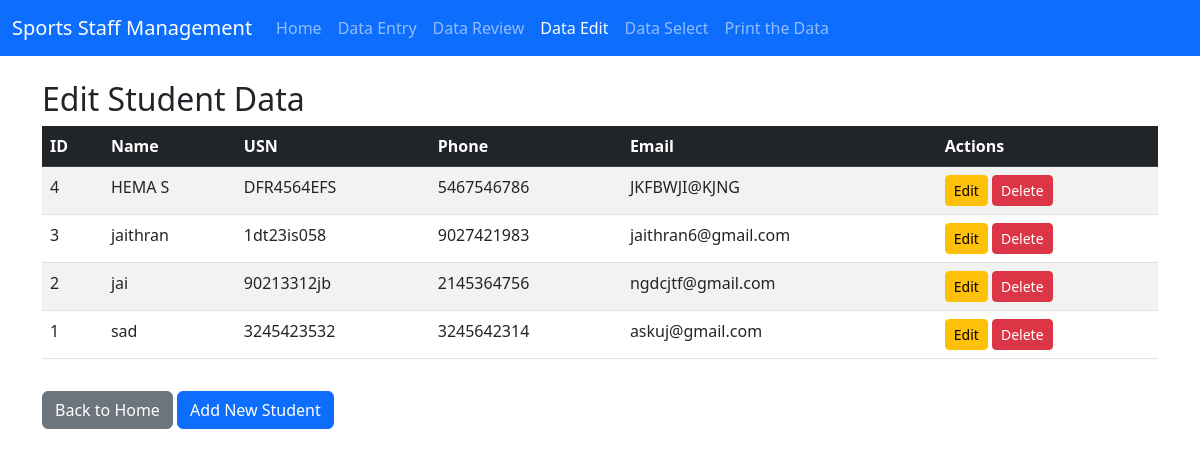
The app's page /data-edit with its own data.
### tables this page shows
CREATE TABLE students (
            id INTEGER PRIMARY KEY AUTOINCREMENT,
            name TEXT NOT NULL,
            dob TEXT,
            mother_name TEXT,
            father_name TEXT,
            branch_sem TEXT,
            usn TEXT UNIQUE,
            phone TEXT,
            email TEXT,
            photo_path TEXT,
            sports TEXT
        , blood_group TEXT, gender TEXT, branch TEXT, semester TEXT);

### app.py (the view)
@app.route('/data-edit')
def data_edit():
    conn = get_db_connection()
    c = conn.cursor()
    c.execute('SELECT id, name, usn, phone, email FROM students ORDER BY id DESC')
    students = c.fetchall()
    conn.close()
    return render_template('data_edit.html', students=students)

### app.py (called while the page is built)
@app.context_processor
def utility_processor():
    return dict(get_photo_url=get_photo_url)

### db.py (called while the page is built)
def get_db_connection():
    db_url = os.environ.get("DATABASE_URL")
    if db_url:
        return psycopg2.connect(db_url)
    else:
        return sqlite3.connect("students.db")

### templates/data_edit.html (shortened to what this page needs)
<!DOCTYPE html>
<html lang="en">
<head>
    <link href="https://cdn.jsdelivr.net/npm/bootstrap@5.3.0/dist/css/bootstrap.min.css" rel="stylesheet">
</head>
<body>
    <nav class="navbar navbar-expand-lg navbar-dark bg-primary">
        <div class="container-fluid">
            <a class="navbar-brand" href="{{ url_for('home') }}">Sports Staff Management</a>
            <div class="collapse navbar-collapse" id="navbarNav">
                <ul class="navbar-nav">
                    <li class="nav-item"><a class="nav-link" href="{{ url_for('home') }}">Home</a></li>
                    <li class="nav-item"><a class="nav-link" href="{{ url_for('data_entry') }}">Data Entry</a></li>
                    <li class="nav-item"><a class="nav-link" href="{{ url_for('data_view') }}">Data Review</a></li>
                    <li class="nav-item"><a class="nav-link active" href="{{ url_for('data_edit') }}">Data Edit</a></li>
                    <li class="nav-item"><a class="nav-link" href="{{ url_for('data_select') }}">Data Select</a></li>
                    <li class="nav-item"><a class="nav-link" href="{{ url_for('report') }}">Print the Data</a></li>
                </ul>
            </div>
        </div>
    </nav>
    <div class="container mt-4">
        <h2>Edit Student Data</h2>
        {% if students %}
        <div class="table-responsive">
            <table class="table table-striped table-hover">
                <thead class="table-dark">
                    <tr>
                        <th>ID</th>
                        <th>Name</th>
                        <th>USN</th>
                        <th>Phone</th>
                        <th>Email</th>
                        <th>Actions</th>
                    </tr>
                </thead>
                <tbody>
                    {% for student in students %}
                    <tr>
                        <td>{{ student[0] }}</td>
                        <td>{{ student[1] }}</td>
                        <td>{{ student[2] }}</td>
                        <td>{{ student[3] or 'N/A' }}</td>
                        <td>{{ student[4] or 'N/A' }}</td>
                        <td>
                            <a href="{{ url_for('edit_student', student_id=student[0]) }}"
                               class="btn btn-sm btn-warning">Edit</a>
                            <button type="button" class="btn btn-sm btn-danger"
                                    onclick="confirmDelete({{ student[0] }}, '{{ student[1] }}')">Delete</button>
                        </td>
                    </tr>
                    {% endfor %}
                </tbody>
            </table>
        </div>
        {% else %}
        <div class="alert alert-info">
            <h4>No Students Found</h4>
            <p>No student records are available. <a href="{{ url_for('data_entry') }}">Add a new student</a> to get started.</p>
        </div>
        {% endif %}
        <div class="mt-3">
            <a href="{{ url_for('home') }}" class="btn btn-secondary">Back to Home</a>
            <a href="{{ url_for('data_entry') }}" class="btn btn-primary">Add New Student</a>
        </div>
    </div>
</body>
</html>

### records on screen
students: id "4", name "HEMA S", usn "DFR4564EFS", phone "5467546786", email "JKFBWJI@KJNG"
students: id "3", name "jaithran", usn "1dt23is058", phone "9027421983", email "jaithran6@gmail.com"
students: id "2", name "jai", usn "90213312jb", phone "2145364756", email "ngdcjtf@gmail.com"
students: id "1", name "sad", usn "3245423532", phone "3245642314", email "askuj@gmail.com"
